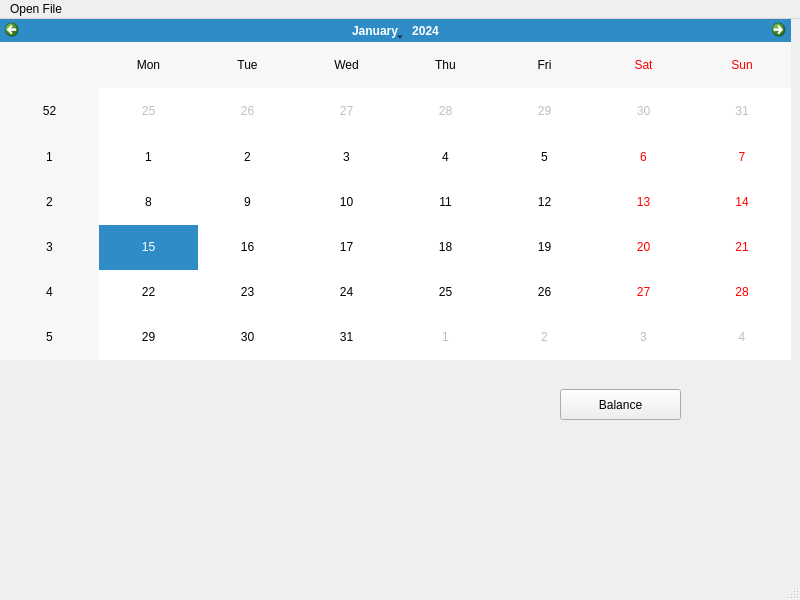
<?xml version="1.0" encoding="UTF-8"?>
<ui version="4.0">
 <class>MainWindow</class>
 <widget class="QMainWindow" name="MainWindow">
  <property name="geometry">
   <rect>
    <x>0</x>
    <y>0</y>
    <width>800</width>
    <height>600</height>
   </rect>
  </property>
  <property name="windowTitle">
   <string>MainWindow</string>
  </property>
  <widget class="QWidget" name="centralwidget">
   <widget class="QCalendarWidget" name="calendarWidget">
    <property name="geometry">
     <rect>
      <x>0</x>
      <y>0</y>
      <width>791</width>
      <height>341</height>
     </rect>
    </property>
   </widget>
   <widget class="QPushButton" name="pushButton">
    <property name="geometry">
     <rect>
      <x>560</x>
      <y>370</y>
      <width>121</width>
      <height>31</height>
     </rect>
    </property>
    <property name="text">
     <string>Balance</string>
    </property>
   </widget>
  </widget>
  <widget class="QMenuBar" name="menubar">
   <property name="geometry">
    <rect>
     <x>0</x>
     <y>0</y>
     <width>800</width>
     <height>21</height>
    </rect>
   </property>
   <widget class="QMenu" name="menuOpen_File">
    <property name="title">
     <string>Open File</string>
    </property>
   </widget>
   <addaction name="menuOpen_File"/>
  </widget>
  <widget class="QStatusBar" name="statusbar"/>
 </widget>
 <resources/>
 <connections/>
</ui>
